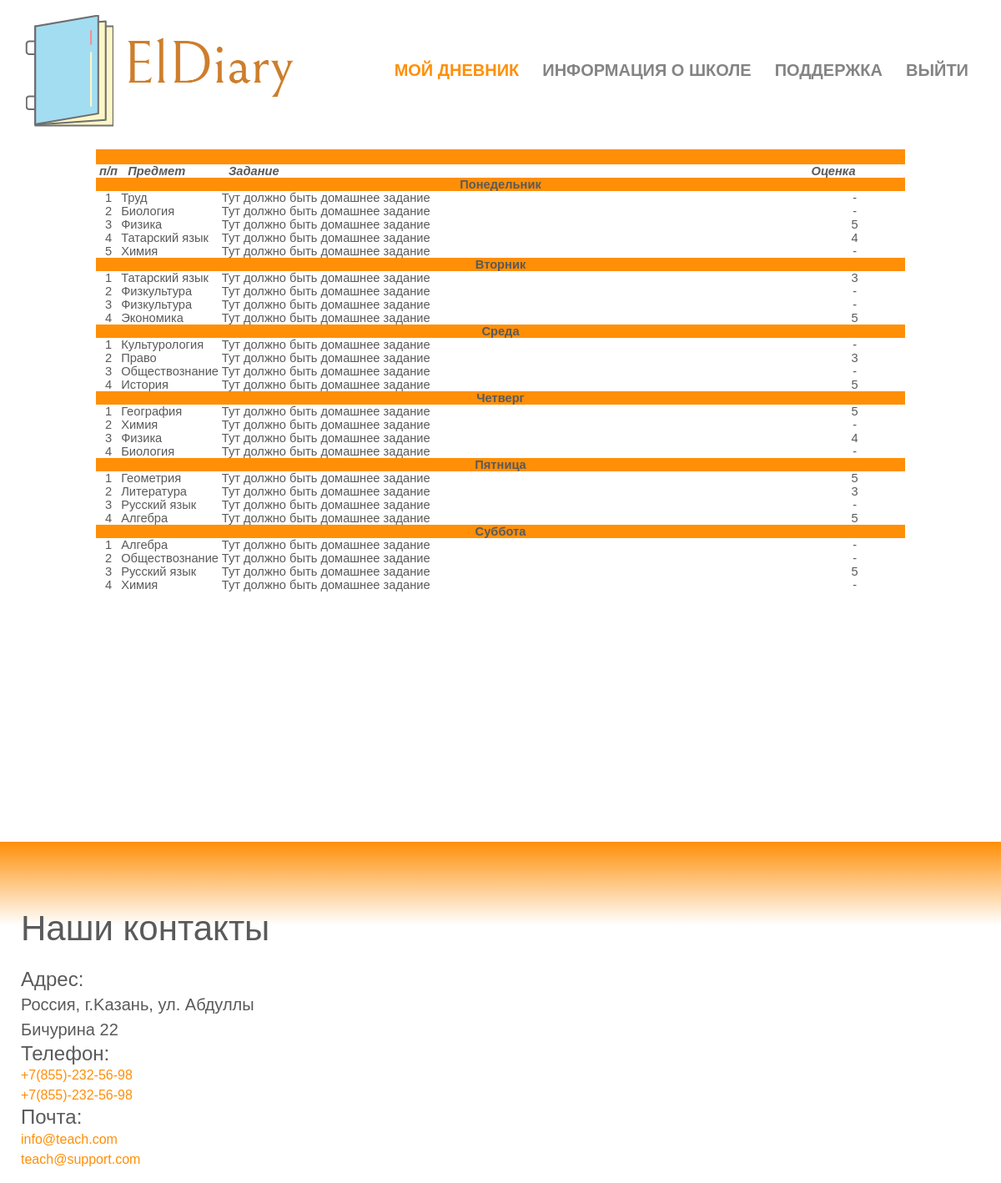
/new5/ (signed in), run on the app's committed database.
### landing/models.py (models this page shows)
class Subjects(models.Model):
    code_subject=models.IntegerField()
    name=models.TextField()
    subject_marks = models.ForeignKey('Marks', on_delete=models.SET_NULL, null=True)
    subject_schedule=models.ForeignKey('Schedule', on_delete=models.SET_NULL, null=True)

class Schedule(models.Model):
    day=models.TextField()
    lesson_number=models.IntegerField()
    class_number=models.IntegerField()
    letter=models.TextField()

class Marks(models.Model):
    mark=models.IntegerField()
    data=models.DateTimeField()

### landing/views.py (the view)
# urls.py: url(r'^new5/', views.new5, name='new5'),
def new5(request):
    ose = Subjects.objects.filter(subject_schedule__day=1,).order_by('subject_schedule__lesson_number')
    ose1 = Subjects.objects.filter(subject_schedule__day=2).order_by('subject_schedule__lesson_number')
    ose2 = Subjects.objects.filter(subject_schedule__day=3).order_by('subject_schedule__lesson_number')
    ose3 = Subjects.objects.filter(subject_schedule__day=4).order_by('subject_schedule__lesson_number')
    ose4 = Subjects.objects.filter(subject_schedule__day=5).order_by('subject_schedule__lesson_number')
    ose5 = Subjects.objects.filter(subject_schedule__day=6).order_by('subject_schedule__lesson_number')
    us = request.user
    use2 = User.objects.get(username=us)
    use3 = use2.id
    ose6 = User.objects.filter(id=use3)
    ose7 = Employee.objects.filter(user_id=use3)
    return render(request, 'dilary/res.html', context={'ose': ose, 'ose2': ose2, 'ose3': ose3, 'ose4': ose4,
                                                       'ose5': ose5, 'ose1': ose1,'ose7': ose7 })

### templates/dilary/res.html (shortened to what this page needs)
<!DOCTYPE HTML PUBLIC "-//W3C//DTD HTML 4.0 Transitional//EN">
<html>
<head>
  <link rel="stylesheet" href="../../static/assets/css/style-starter.css">
<header class="w3l-header">
	<div class="hero-header-11">
		<div class="hero-header-11-content">
			<div class="container">
				<nav class="navbar navbar-expand-lg navbar-light py-md-2 py-0 px-0">
					<a class="navbar-brand" href = "{% url 'home' %}"><img src="../../static/assets/images/снимок.png" alt="" /></a>
					<div class="collapse navbar-collapse" id="navbarSupportedContent">
						<ul class="navbar-nav ml-auto">
							<li class="nav-item active">
								<a class="nav-link" href = "{% url 'new3' %}">Мой дневник</a>
							</li>
							<li class="nav-item @@contact-active">
								<a class="nav-link" href="{% url 'new' %}">Информация о школе</a>
							</li>
							<li class="nav-item @@contact-active">
								<a class="nav-link" href="{% url 'landing' %}">Поддержка</a>
							</li>
							<li class="nav-item @@contact-active">
                                 {% if user.is_authenticated %}
                    <a class="nav-link" href="{% url 'logout_url' %}">Выйти</a>
                    {% else %}
                    <a class="nav-link" href="{% url 'new2' %}">Войти</a>
                    {% endif %}
							</li>
						</ul>
					</div>
				</nav>
			</div>
		</div>
	</div>
</header>
</head>
<body vLink=#0000ff link=#0000ff bgcolor="#FFFFFF" text="#000000">
<center>
  <TABLE border=0  cellPadding=0 cellSpacing=1 width=970  bgcolor="#3659a5">
     <tr>
      <td  align="center" colspan="4" bgcolor="#ff8f07">
		<table border=0><tr>
		<td width=290>
		<p>&nbsp;</p></td>
		<td width=428>
		<p>&nbsp;</p>
		</td><td width=290  valign="top">
        <p  align="right">
		<br>
		</p>
		</td></tr></table>
      </td>
      </tr>
    <tr width=970 bgcolor="#ffffff"  align="left">
      <td width="30"><p align="center"><b><i> п/п </i></b></p></td>
      <td width="120"><p> <b><i>&nbsp;&nbsp;Предмет</i></b> </p></td>
      <td width="695"><p> <b><i>&nbsp;&nbsp;Задание</i></b> </p></td>
      <td width="120"><p> <b><i>&nbsp;&nbsp;Оценка</i></b> </p></td>
      </tr>
	  <tr bgcolor="#ff8f07">
      <td  align="center" colspan="4">
        <b>Понедельник</b>
      </td>
      </tr>
      {% for ose1 in ose %}
    <tr width=970 bgcolor="#ffffff"  align="left">      <td><p align="center"> {{ ose1.subject_schedule.lesson_number }}</p></td>
      <td><p>  {{  ose1.name }} </p></td>
      <td><p> Тут должно быть домашнее задание </p></td>
      <td><p align="center"> {{  ose1.subject_marks.mark}}</p></td>
      </tr>
    {% endfor %}
	  <tr bgcolor="#ff8f07">
      <td align="center" colspan="4">
        <b>Вторник</b>
      </td>
      </tr>{% for ose1 in ose1 %}
    <tr width=970 bgcolor="#ffffff"  align="left">      <td><p align="center"> {{ ose1.subject_schedule.lesson_number }}</p></td>
      <td><p>  {{  ose1.name }} </p></td>
      <td><p> Тут должно быть домашнее задание </p></td>
      <td><p align="center"> {{  ose1.subject_marks.mark}}</p></td>
      </tr>
    {% endfor %}
	  <tr bgcolor="#ff8f07">
      <td  align="center" colspan="4">
        <b>Среда</b>
      </td>
      </tr>
  {% for ose1 in ose2 %}
    <tr width=970 bgcolor="#ffffff"  align="left">      <td><p align="center"> {{ ose1.subject_schedule.lesson_number }}</p></td>
      <td><p>  {{  ose1.name }} </p></td>
      <td><p> Тут должно быть домашнее задание </p></td>
      <td><p align="center"> {{  ose1.subject_marks.mark}}</p></td>
      </tr>
    {% endfor %}
	  <tr bgcolor="#ff8f07">
      <td  align="center" colspan="4">
        <b>Четверг</b>
      </td>
      </tr>{% for ose1 in ose3 %}
    <tr width=970 bgcolor="#ffffff"  align="left">      <td><p align="center"> {{ ose1.subject_schedule.lesson_number }}</p></td>
      <td><p>  {{  ose1.name }} </p></td>
      <td><p> Тут должно быть домашнее задание </p></td>
      <td><p align="center"> {{  ose1.subject_marks.mark}}</p></td>
      </tr>
    {% endfor %}
	  <tr bgcolor="#ff8f07">
      <td  align="center" colspan="4">
        <b>Пятница</b>
      </td>
      </tr>{% for ose1 in ose4 %}
    <tr width=970 bgcolor="#ffffff"  align="left">      <td><p align="center"> {{ ose1.subject_schedule.lesson_number }}</p></td>
      <td><p>  {{  ose1.name }} </p></td>
      <td><p> Тут должно быть домашнее задание </p></td>
      <td><p align="center"> {{  ose1.subject_marks.mark}}</p></td>
      </tr>
    {% endfor %}
	  <tr bgcolor="#ff8f07">
      <td  align="center" colspan="4">
        <b>Суббота</b>
      </td>
      </tr>{% for ose1 in ose5 %}
    <tr width=970 bgcolor="#ffffff"  align="left">      <td><p align="center"> {{ ose1.subject_schedule.lesson_number }}</p></td>
      <td><p>  {{  ose1.name }} </p></td>
      <td><p> Тут должно быть домашнее задание </p></td>
      <td><p align="center"> {{  ose1.subject_marks.mark}}</p></td>
      </tr>
    {% endfor %}
  </TABLE>
  </center>
</body>
</html>
 <footer class="w3l-footer-29-main" id="footer" style="padding-top: 300px">
     <div class="footer-29 py-5">
       <div class="container pb-lg-3">
         <div class="row footer-top-29">
           <div class="col-lg-4 col-md-6 footer-list-29 footer-1 mt-md-4">
             <a class="footer-logo mb-md-3 mb-2" alt="" />Наши контакты</a>
							<h4>Адрес:</h4>
							<p>Россия, г.Kaзань, ул. Абдуллы Бичурина 22</p>
						</div>
					</div>
					<div class="contact-info">
						<div class="contact-details">
							<h4>Телефон:</h4>
							<p><a href="tel:+598-658-456">+7(855)-232-56-98</a></p>
							<p><a href="tel:+598-658-457">+7(855)-232-56-98</a></p>
						</div>
					</div>
					<div class="contact-info">
						<div class="contact-details">
							<h4>Почта:</h4>
							<p><a href="mailto:mail@example.com" class="email">info@teach.com</a></p>
							<p><a href="mailto:mail@example.com" class="email">teach@support.com</a></p>
						</div>
					</div>
				</div>
			</div>
   </footer>

### templates/dilary/res.html (style rules this page uses)
BODY { FONT-SIZE: 11pt; CURSOR: default }
TABLE { FONT-SIZE: 11pt; CURSOR: default }

### data on the page
Subjects: subject_schedule.lesson_number "1", name "Труд", subject_marks.mark "-"
Subjects: subject_schedule.lesson_number "2", name "Биология", subject_marks.mark "-"
Subjects: subject_schedule.lesson_number "3", name "Физика", subject_marks.mark "5"
Subjects: subject_schedule.lesson_number "4", name "Татарский язык", subject_marks.mark "4"
Subjects: subject_schedule.lesson_number "5", name "Химия", subject_marks.mark "-"
Subjects: subject_schedule.lesson_number "1", name "Татарский язык", subject_marks.mark "3"
Subjects: subject_schedule.lesson_number "2", name "Физкультура", subject_marks.mark "-"
Subjects: subject_schedule.lesson_number "3", name "Физкультура", subject_marks.mark "-"
Subjects: subject_schedule.lesson_number "4", name "Экономика", subject_marks.mark "5"
Subjects: subject_schedule.lesson_number "1", name "Культурология", subject_marks.mark "-"
Subjects: subject_schedule.lesson_number "2", name "Право", subject_marks.mark "3"
Subjects: subject_schedule.lesson_number "3", name "Обществознание", subject_marks.mark "-"
Subjects: subject_schedule.lesson_number "4", name "История", subject_marks.mark "5"
Subjects: subject_schedule.lesson_number "1", name "География", subject_marks.mark "5"
Subjects: subject_schedule.lesson_number "2", name "Химия", subject_marks.mark "-"
Subjects: subject_schedule.lesson_number "3", name "Физика", subject_marks.mark "4"
Subjects: subject_schedule.lesson_number "4", name "Биология", subject_marks.mark "-"
Subjects: subject_schedule.lesson_number "1", name "Геометрия", subject_marks.mark "5"
Subjects: subject_schedule.lesson_number "2", name "Литература", subject_marks.mark "3"
Subjects: subject_schedule.lesson_number "3", name "Русский язык", subject_marks.mark "-"
Subjects: subject_schedule.lesson_number "4", name "Алгебра", subject_marks.mark "5"
Subjects: subject_schedule.lesson_number "1", name "Алгебра", subject_marks.mark "-"
Subjects: subject_schedule.lesson_number "2", name "Обществознание", subject_marks.mark "-"
Subjects: subject_schedule.lesson_number "3", name "Русский язык", subject_marks.mark "5"
Subjects: subject_schedule.lesson_number "4", name "Химия", subject_marks.mark "-"
